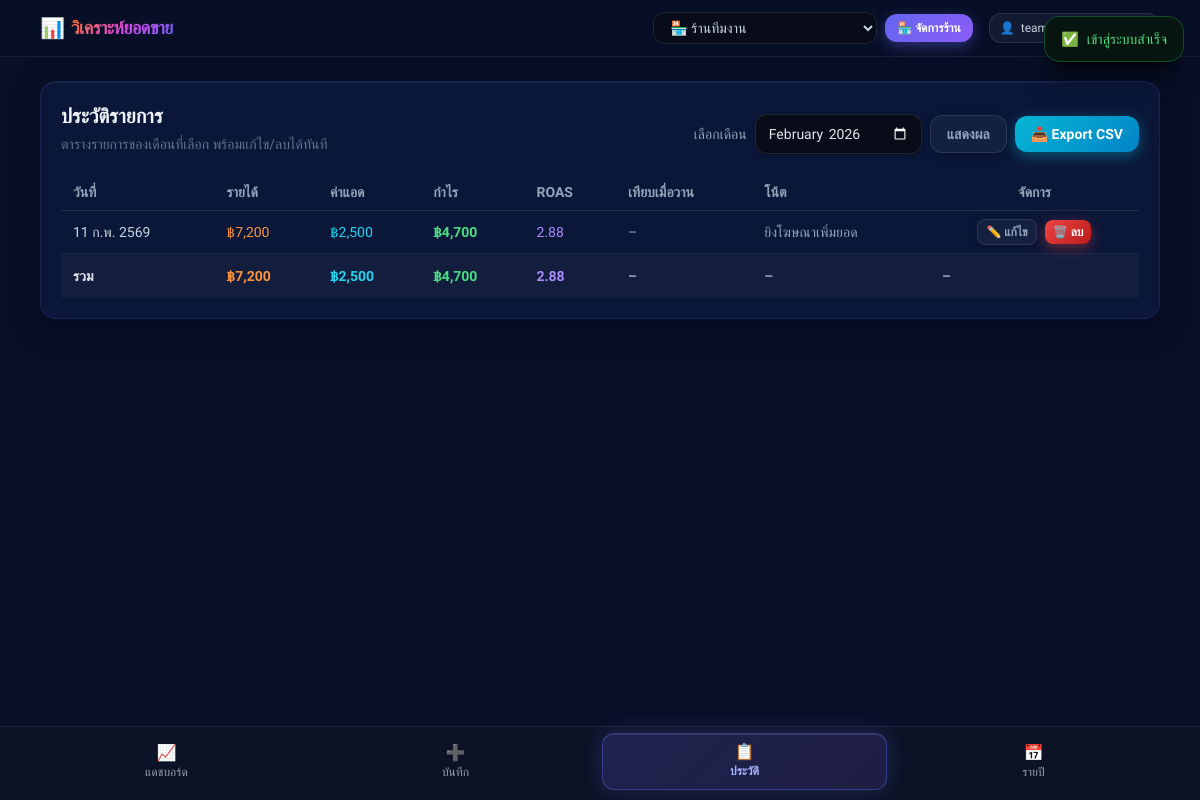
Screenshot of /history.php (signed in) with the database file from the repository.
### tables this page shows
CREATE TABLE IF NOT EXISTS daily_records (
    id BIGINT UNSIGNED NOT NULL AUTO_INCREMENT,
    shop_id BIGINT UNSIGNED NOT NULL,
    record_date DATE NOT NULL,
    revenue DECIMAL(12,2) NOT NULL DEFAULT 0.00,
    ad_cost DECIMAL(12,2) NOT NULL DEFAULT 0.00,
    note VARCHAR(255) NULL,
    created_at DATETIME NOT NULL DEFAULT CURRENT_TIMESTAMP,
    updated_at DATETIME NOT NULL DEFAULT CURRENT_TIMESTAMP ON UPDATE CURRENT_TIMESTAMP,
    PRIMARY KEY (id),
    UNIQUE KEY uq_daily_records_shop_date (shop_id, record_date),
    KEY idx_daily_records_record_date (record_date),
    KEY idx_daily_records_shop_date (shop_id, record_date),
    CONSTRAINT chk_daily_records_revenue_non_negative CHECK (revenue >= 0),
    CONSTRAINT chk_daily_records_ad_cost_non_negative CHECK (ad_cost >= 0),
    CONSTRAINT fk_daily_records_shop
        FOREIGN KEY (shop_id)
        REFERENCES shops (id)
        ON DELETE CASCADE
        ON UPDATE CASCADE
);

### includes/functions.php (called while the page is built, shortened)
<?php
function app_url(string $path = ''): string
{
    $baseUrl = APP_URL;
    $normalizedPath = '/' . ltrim($path, '/');
    return $baseUrl . $normalizedPath;
}
function e(?string $value): string
{
    return htmlspecialchars((string)$value, ENT_QUOTES, 'UTF-8');
}
function formatMoney(float|int $value): string
{
    return '฿' . number_format((float)$value, 0);
}
function formatRoas(?float $value): string
{
    return $value === null ? '–' : number_format($value, 2);
}
function formatThaiDate(string $date): string
{
    $dateObject = DateTime::createFromFormat('Y-m-d', $date);
    $thaiMonths = [
        '01' => 'ม.ค.',
        '02' => 'ก.พ.',
        '03' => 'มี.ค.',
        '04' => 'เม.ย.',
        '05' => 'พ.ค.',
        '06' => 'มิ.ย.',
        '07' => 'ก.ค.',
        '08' => 'ส.ค.',
        '09' => 'ก.ย.',
        '10' => 'ต.ค.',
        '11' => 'พ.ย.',
        '12' => 'ธ.ค.',
    ];
    $month = $thaiMonths[$dateObject->format('m')] ?? $dateObject->format('m');
    $thaiYear = (int)$dateObject->format('Y') + 543;
    return $dateObject->format('j') . ' ' . $month . ' ' . $thaiYear;
}

### includes/bootstrap.php (called while the page is built, shortened)
<?php
require_once __DIR__ . '/config.php';
require_once __DIR__ . '/functions.php';
spl_autoload_register(function (string $class): void {
    $className = ltrim($class, '\\');
    $normalizedClass = str_replace('\\', '/', $className);
    $leafName = basename($normalizedClass);
    $candidates = [
        dirname(__DIR__) . '/' . $normalizedClass . '.php',
        dirname(__DIR__) . '/app/' . $normalizedClass . '.php',
        dirname(__DIR__) . '/app/Services/' . $leafName . '.php',
        dirname(__DIR__) . '/app/Repositories/' . $leafName . '.php',
    ];
    foreach ($candidates as $filePath) {
        if (file_exists($filePath)) {
            return;
        }
    }
});

### app/Services/RecordService.php (called while the page is built, shortened)
<?php
class RecordService
{
    private RecordRepository $recordRepository;
    private ShopRepository $shopRepository;
    public function __construct(RecordRepository $recordRepository, ShopRepository $shopRepository, ?PDO $db = null)
    {
        $this->recordRepository = $recordRepository;
        $this->shopRepository = $shopRepository;
    }
    public function getMonthlyRecords(int $userId, int $shopId, string $month): array
    {
        if (!$this->canAccessShop($userId, $shopId)) {
            return [
                'success' => false,
                'error' => 'คุณไม่มีสิทธิ์เข้าถึงร้านค้านี้',
            ];
        }
        $startDate = $month . '-01';
        $dateObject = DateTime::createFromFormat('Y-m-d', $startDate);
        $endDate = $dateObject->format('Y-m-t');
        $records = $this->recordRepository->getByDateRange($shopId, $startDate, $endDate);
        $mappedRecords = [];
        $previousRevenue = null;
        $totalRevenue = 0.0;
        $totalAdCost = 0.0;
        $roasTotal = 0.0;
        $roasCount = 0;
        foreach ($records as $record) {
            $revenue = (float)($record['revenue'] ?? 0);
            $adCost = (float)($record['ad_cost'] ?? 0);
            $profit = $revenue - $adCost;
            $roas = $adCost > 0 ? round($revenue / $adCost, 2) : null;
            $compareRevenuePercent = null;
            $mappedRecords[] = [
                'id' => (int)($record['id'] ?? 0),
                'record_date' => (string)($record['record_date'] ?? ''),
                'revenue' => $revenue,
                'ad_cost' => $adCost,
                'profit' => $profit,
                'roas' => $roas,
                'compare_revenue_percent' => $compareRevenuePercent,
                'note' => (string)($record['note'] ?? ''),
            ];
            $totalRevenue += $revenue;
            $totalAdCost += $adCost;
            if ($roas !== null) {
                $roasTotal += $roas;
                $roasCount++;
            }
        }
        $totalProfit = $totalRevenue - $totalAdCost;
        return [
            'success' => true,
            'data' => [
                'month' => $month,
                'start_date' => $startDate,
                'end_date' => $endDate,
                'records' => $mappedRecords,
                'totals' => [
                    'total_revenue' => $totalRevenue,
                    'total_ad_cost' => $totalAdCost,
                    'total_profit' => $totalProfit,
                    'avg_roas' => $roasCount > 0 ? round($roasTotal / $roasCount, 2) : null,
                ],
            ],
        ];
    }
    private function canAccessShop(int $userId, int $shopId): bool
    {
        return $this->shopRepository->findByIdAndUserId($shopId, $userId) !== null;
    }
}

### app/Repositories/ShopRepository.php (called while the page is built, shortened)
<?php
class ShopRepository
{
    private PDO $db;
    public function __construct(PDO $db)
    {
        $this->db = $db;
    }
    public function findByIdAndUserId(int $shopId, int $userId): ?array
    {
        $sql = 'SELECT id, user_id, name, created_at, updated_at
                FROM shops
                WHERE id = :shop_id AND user_id = :user_id
                LIMIT 1';
        $stmt = $this->db->prepare($sql);
        $stmt->execute([
            ':shop_id' => $shopId,
            ':user_id' => $userId,
        ]);
        $shop = $stmt->fetch();
        return $shop ?: null;
    }
}

### app/Repositories/RecordRepository.php (called while the page is built, shortened)
<?php
class RecordRepository
{
    private PDO $db;
    public function __construct(PDO $db)
    {
        $this->db = $db;
    }
    public function getByDateRange(int $shopId, string $startDate, string $endDate): array
    {
        $sql = 'SELECT id, shop_id, record_date, revenue, ad_cost, note, created_at, updated_at
                FROM daily_records
                WHERE shop_id = :shop_id
                  AND record_date BETWEEN :start_date AND :end_date
                ORDER BY record_date ASC';
        $stmt = $this->db->prepare($sql);
        $stmt->execute([
            ':shop_id' => $shopId,
            ':start_date' => $startDate,
            ':end_date' => $endDate,
        ]);
        return $stmt->fetchAll();
    }
}

### history.php (the view, shortened to what this page needs)
<?php
require_once __DIR__ . '/includes/bootstrap.php';
require_once __DIR__ . '/includes/auth.php';
$userId = (int)($_SESSION['user_id'] ?? 0);
$shopId = (int)($_SESSION['current_shop_id'] ?? 0);
$selectedMonth = (string)($_GET['month'] ?? date('Y-m'));
$shopRepository = new ShopRepository($pdo);
$recordRepository = new RecordRepository($pdo);
$recordService = new RecordService($recordRepository, $shopRepository, $pdo);
$historyResult = $recordService->getMonthlyRecords($userId, $shopId, $selectedMonth);
$records = [];
$totals = [
    'total_revenue' => 0.0,
    'total_ad_cost' => 0.0,
    'total_profit' => 0.0,
    'avg_roas' => null,
];
if (($historyResult['success'] ?? false) === true) {
    $records = (array)($historyResult['data']['records'] ?? []);
    $totals = array_merge($totals, (array)($historyResult['data']['totals'] ?? []));
} else {
    set_flash('error', (string)($historyResult['error'] ?? 'ไม่สามารถโหลดข้อมูลประวัติได้'));
}
require __DIR__ . '/includes/header.php';
?>
<section class="section-card p-4 sm:p-5">
    <div class="flex flex-col gap-3 sm:flex-row sm:flex-wrap sm:items-end sm:justify-between sm:gap-4">
        <div>
            <h1 class="text-lg sm:text-xl font-semibold text-slate-100">ประวัติรายการ</h1>
            <p class="mt-1 text-xs sm:text-sm text-slate-500">ตารางรายการของเดือนที่เลือก พร้อมแก้ไข/ลบได้ทันที</p>
        </div>
        <div class="flex flex-wrap items-center gap-2">
            <form method="get" action="<?= e(app_url('/history.php')) ?>" class="flex flex-wrap items-center gap-2">
                <label for="month" class="text-sm text-slate-400">เลือกเดือน</label>
                <input
                    id="month"
                    name="month"
                    type="month"
                    value="<?= e($selectedMonth) ?>"
                    class="rounded-xl px-3 py-2 text-sm transition-all">
                <button type="submit" class="btn-ghost px-4 py-2 text-sm">แสดงผล</button>
            </form>
            <a href="<?= e(app_url('/api/export.php?month=' . rawurlencode($selectedMonth))) ?>" data-loading-link="true" class="btn-teal px-4 py-2 text-sm">
                📥 Export CSV
            </a>
        </div>
    </div>
    <div class="mt-5 overflow-x-auto">
        <table class="min-w-full text-sm">
            <thead>
                <tr class="border-b border-white/10 text-left text-slate-400">
                    <th class="px-3 py-2">วันที่</th>
                    <th class="px-3 py-2">รายได้</th>
                    <th class="px-3 py-2">ค่าแอด</th>
                    <th class="px-3 py-2">กำไร</th>
                    <th class="px-3 py-2">ROAS</th>
                    <th class="px-3 py-2">เทียบเมื่อวาน</th>
                    <th class="px-3 py-2">โน้ต</th>
                    <th class="px-3 py-2 text-center">จัดการ</th>
                </tr>
            </thead>
            <tbody>
                <?php if (empty($records)): ?>
                    <tr>
                        <td colspan="8" class="px-3 py-4 text-center text-slate-400">ยังไม่มีข้อมูลในเดือนนี้</td>
                    </tr>
                <?php else: ?>
                    <?php foreach ($records as $record): ?>
                        <?php
                        $recordId = (int)($record['id'] ?? 0);
                        $recordDate = (string)($record['record_date'] ?? '');
                        $revenue = (float)($record['revenue'] ?? 0);
                        $adCost = (float)($record['ad_cost'] ?? 0);
                        $profit = (float)($record['profit'] ?? ($revenue - $adCost));
                        $roas = isset($record['roas']) ? (is_null($record['roas']) ? null : (float)$record['roas']) : null;
                        $comparePercent = isset($record['compare_revenue_percent'])
                            ? (is_null($record['compare_revenue_percent']) ? null : (float)$record['compare_revenue_percent'])
                            : null;
                        $note = (string)($record['note'] ?? '');
                        ?>
                        <tr class="border-b border-white/[0.06] table-row-hover whitespace-nowrap">
                            <td class="px-3 py-2 text-slate-300 font-medium"><?= e(formatThaiDate($recordDate)) ?></td>
                            <td class="px-3 py-2 text-orange-400 font-medium"><?= e(formatMoney($revenue)) ?></td>
                            <td class="px-3 py-2 text-cyan-400 font-medium"><?= e(formatMoney($adCost)) ?></td>
                            <td class="px-3 py-2 <?= $profit >= 0 ? 'text-green-400' : 'text-red-400' ?> font-bold"><?= e(formatMoney($profit)) ?></td>
                            <td class="px-3 py-2 text-violet-400 font-medium"><?= e(formatRoas($roas)) ?></td>
                            <td class="px-3 py-2 font-medium">
                                <?php if ($comparePercent === null): ?>
                                    <span class="text-slate-400">–</span>
                                <?php endif; ?>
                            </td>
                            <td class="px-3 py-2 text-slate-400"><?= $note !== '' ? e($note) : '-' ?></td>
                            <td class="px-3 py-2 text-center">
                                <div class="inline-flex items-center gap-2">
                                    <button
                                        type="button"
                                        class="btn-ghost rounded-lg px-2 py-1 text-xs"
                                        data-edit-button
                                        data-record-id="<?= e((string)$recordId) ?>"
                                        data-record-date="<?= e($recordDate) ?>"
                                        data-revenue="<?= e(number_format($revenue, 2, '.', '')) ?>"
                                        data-ad-cost="<?= e(number_format($adCost, 2, '.', '')) ?>"
                                        data-note="<?= e($note) ?>">
                                        ✏️ แก้ไข
                                    </button>
                                    <form action="<?= e(app_url('/api/records.php')) ?>" method="post" data-delete-form data-confirm="ยืนยันการลบรายการนี้ใช่หรือไม่?">
                                        <button type="submit" class="btn-danger rounded-lg px-2 py-1 text-xs">
                                            🗑️ ลบ
                                        </button>
                                    </form>
                                </div>
                            </td>
                        </tr>
                    <?php endforeach; ?>
                <?php endif; ?>
            </tbody>
            <tfoot>
                <tr class="border-t border-white/10 bg-white/[0.03] font-semibold">
                    <td class="px-3 py-3 text-slate-200">รวม</td>
                    <td class="px-3 py-3 text-orange-400"><?= e(formatMoney((float)$totals['total_revenue'])) ?></td>
                    <td class="px-3 py-3 text-cyan-400"><?= e(formatMoney((float)$totals['total_ad_cost'])) ?></td>
                    <?php $totalProfit = (float)$totals['total_profit']; ?>
                    <td class="px-3 py-3 <?= $totalProfit >= 0 ? 'text-green-400' : 'text-red-400' ?>"><?= e(formatMoney($totalProfit)) ?></td>
                    <td class="px-3 py-3 text-violet-400"><?= e(formatRoas(isset($totals['avg_roas']) ? (is_null($totals['avg_roas']) ? null : (float)$totals['avg_roas']) : null)) ?></td>
                    <td class="px-3 py-3 text-slate-400">–</td>
                    <td class="px-3 py-3 text-slate-400">–</td>
                    <td class="px-3 py-3 text-slate-400">–</td>
                </tr>
            </tfoot>
        </table>
    </div>
</section>
<?php require __DIR__ . '/includes/footer.php'; ?>

### rows the page displays
daily_records: record_date "11 ก.พ. 2569", revenue "฿7,200", ad_cost "฿2,500", profit "฿4,700", roas "2.88", note "ยิงโฆษณาเพิ่มยอด"

### other values shown
$flashSuccess "เข้าสู่ระบบสำเร็จ"
formatMoney((float)$totals['total_revenue']) "฿7,200"
formatMoney((float)$totals['total_ad_cost']) "฿2,500"
formatMoney($totalProfit) "฿4,700"
$link['icon'] "📈"
$link['label'] "แดชบอร์ด"
$link['icon'] "➕"
$link['label'] "บันทึก"
$link['icon'] "📋"
$link['label'] "ประวัติ"
$link['icon'] "📅"
$link['label'] "รายปี"
